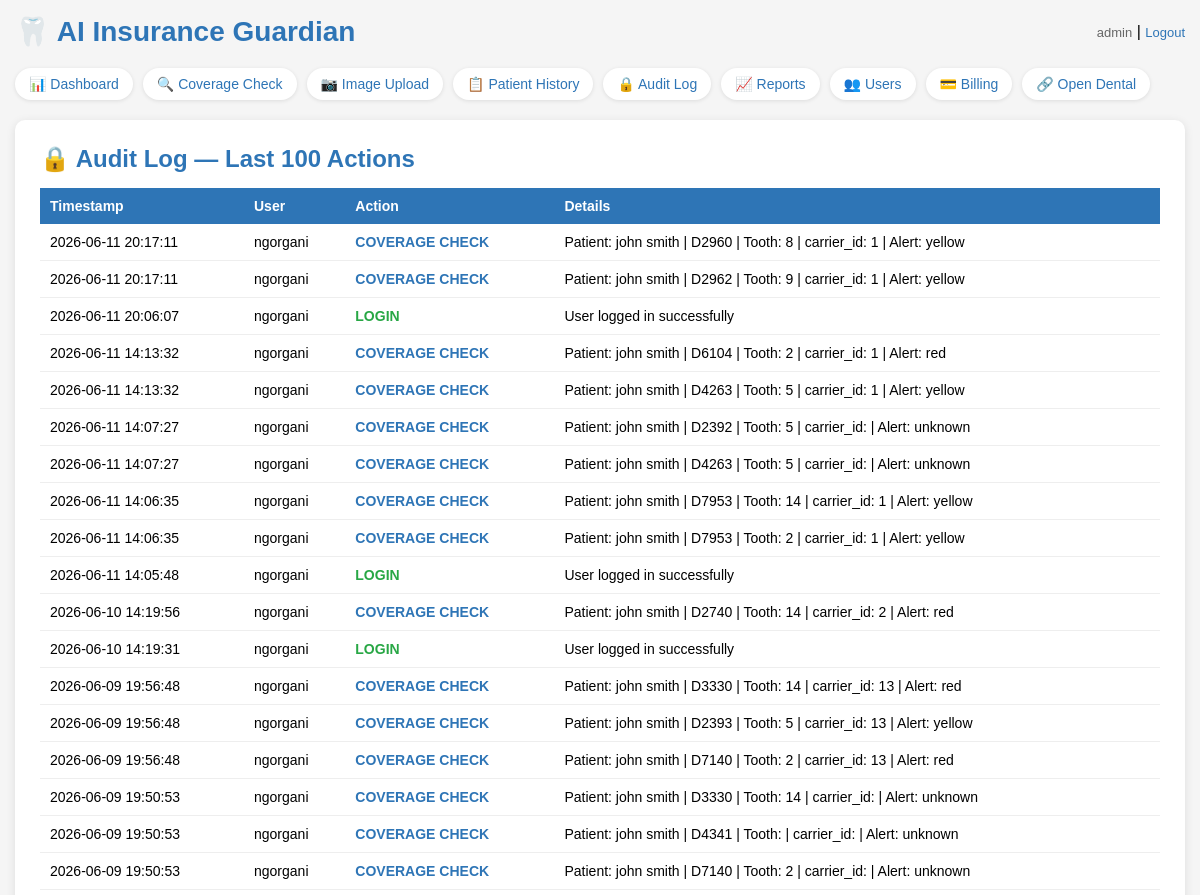
/audit (signed in, upper part), run on an earlier commit of the app's database.
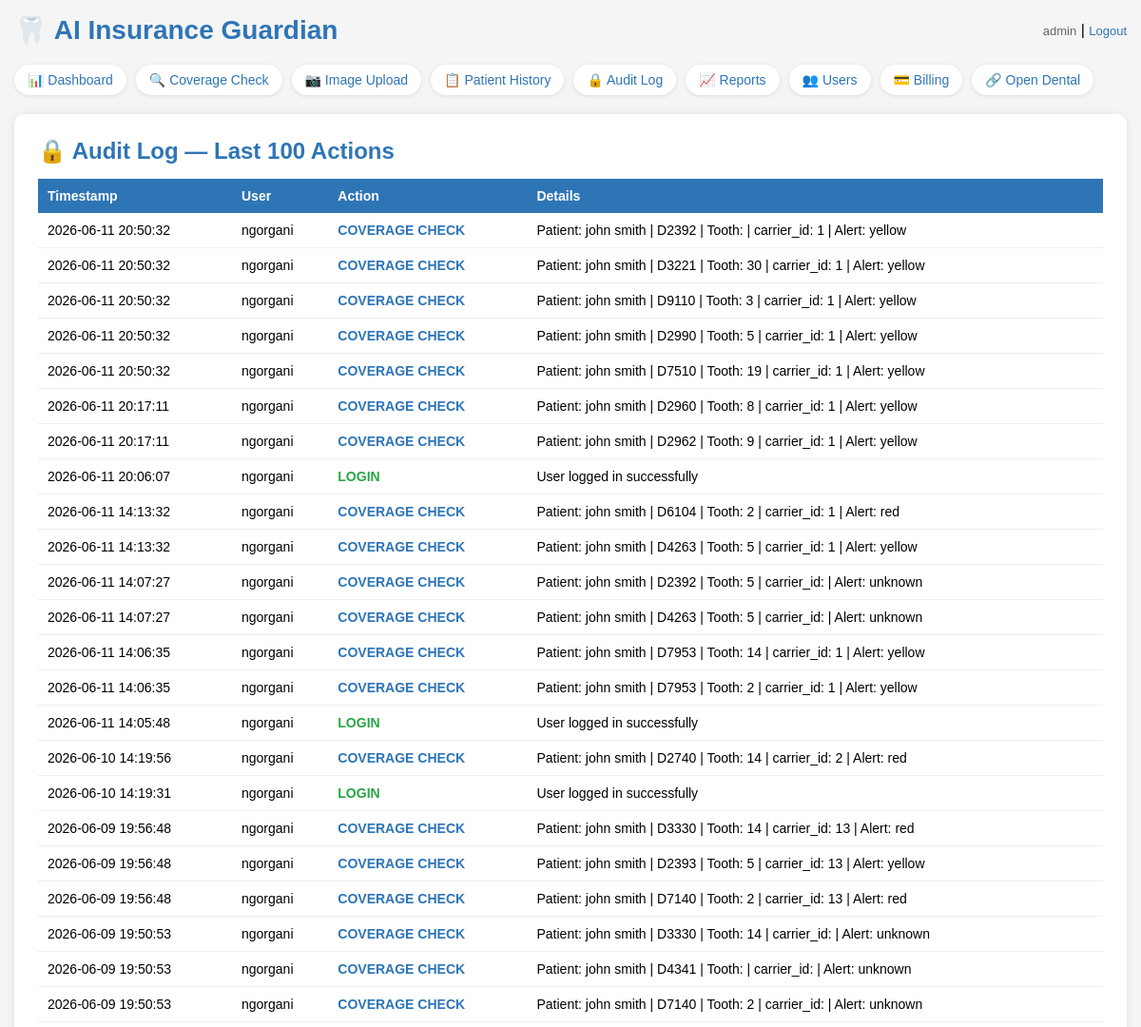
And on a later commit of the database.
### tables this page shows
CREATE TABLE users (
            id INTEGER PRIMARY KEY,
            username TEXT UNIQUE NOT NULL,
            password TEXT NOT NULL,
            role TEXT DEFAULT 'staff'
        , pod TEXT DEFAULT NULL, year_level TEXT DEFAULT NULL, full_name TEXT DEFAULT NULL);

CREATE TABLE audit_log (id INTEGER PRIMARY KEY, username TEXT, action TEXT, details TEXT, timestamp TEXT);

### app.py (the view)
@app.route("/audit")
@login_required
def audit():
    conn = get_db()
    cursor = conn.cursor()
    cursor.execute("SELECT * FROM audit_log ORDER BY timestamp DESC LIMIT 100")
    records = cursor.fetchall()
    conn.close()
    return render_template("audit.html", records=records)

### app.py (called while the page is built)
def get_db():
    conn = sqlite3.connect("insurance_guardian.db")
    conn.row_factory = sqlite3.Row
    return conn

@login_manager.user_loader
def load_user(user_id):
    conn = get_db()
    cursor = conn.cursor()
    cursor.execute("SELECT id, username, role, pod, year_level, full_name FROM users WHERE id = ?", (user_id,))
    row = cursor.fetchone()
    conn.close()
    if row:
        return User(row[0], row[1], row[2], row[3], row[4], row[5])
    return None

### templates/audit.html (shortened to what this page needs)
<!DOCTYPE html>
<html>
<head>
</head>
<body>
    <div class="header">
        <h1>🦷 AI Insurance Guardian</h1>
        <div>
            <span class="user-info">{{ current_user.username }}</span> |
            <a href="/logout" class="logout">Logout</a>
        </div>
    </div>
    <div class="nav">
        <a href="/dashboard" class="active">📊 Dashboard</a>
        <a href="/">🔍 Coverage Check</a>
        <a href="/upload">📷 Image Upload</a>
        <a href="/history">📋 Patient History</a>
        <a href="/audit">🔒 Audit Log</a>
        <a href="/reports">📈 Reports</a>
        <a href="/users">👥 Users</a>
        <a href="/billing">💳 Billing</a>
        <a href="/opendental">🔗 Open Dental</a>
    </div>
    <div class="results-box">
        <h2>🔒 Audit Log — Last 100 Actions</h2>
        <table>
            <tr>
                <th>Timestamp</th>
                <th>User</th>
                <th>Action</th>
                <th>Details</th>
            </tr>
            {% for record in records %}
            <tr>
                <td>{{ record[4] }}</td>
                <td>{{ record[1] }}</td>
                <td>
                    {% if record[2] == 'LOGIN' %}<span class="action-login">LOGIN</span>
                    {% elif record[2] == 'LOGOUT' %}<span class="action-logout">LOGOUT</span>
                    {% elif record[2] == 'COVERAGE_CHECK' %}<span class="action-check">COVERAGE CHECK</span>
                    {% elif record[2] == 'FAILED_LOGIN' %}<span class="action-failed">FAILED LOGIN</span>
                    {% else %}{{ record[2] }}{% endif %}
                </td>
                <td>{{ record[3] }}</td>
            </tr>
            {% endfor %}
        </table>
    </div>
</body>
</html>

### templates/audit.html (style rules this page uses)
* { box-sizing: border-box; margin: 0; padding: 0; }
body { font-family: Arial, sans-serif; background-color: #f5f5f5; padding: 15px; }
.header { display: flex; justify-content: space-between; align-items: center; margin-bottom: 20px; flex-wrap: wrap; gap: 10px; }
h1 { color: #2E75B6; font-size: clamp(20px, 4vw, 28px); }
.nav { display: flex; flex-wrap: wrap; gap: 10px; margin-bottom: 20px; }
.nav a { color: #2E75B6; text-decoration: none; font-size: 14px; background: white; padding: 8px 14px; border-radius: 20px; box-shadow: 0 1px 4px rgba(0,0,0,0.1); }
.user-info { color: #666; font-size: 13px; }
.logout { color: #2E75B6; text-decoration: none; font-size: 13px; }
.results-box { background: white; padding: 25px; border-radius: 10px; box-shadow: 0 2px 10px rgba(0,0,0,0.1); }
.results-box h2 { color: #2E75B6; margin-bottom: 15px; }
table { width: 100%; border-collapse: collapse; font-size: 14px; }
th { background: #2E75B6; color: white; padding: 10px; text-align: left; }
td { padding: 10px; border-bottom: 1px solid #eee; }
.action-login { color: #28a745; font-weight: bold; }
.action-check { color: #2E75B6; font-weight: bold; }

What changed in the data, as far as the page shows it:
added audit_log: timestamp "2026-06-11 20:50:32", username "ngorgani", action "COVERAGE CHECK", details "Patient: john smith | D2392 | Tooth: | carrier_id: 1 | Alert: yellow"
added audit_log: timestamp "2026-06-11 20:50:32", username "ngorgani", action "COVERAGE CHECK", details "Patient: john smith | D3221 | Tooth: 30 | carrier_id: 1 | Alert: yellow"
added audit_log: timestamp "2026-06-11 20:50:32", username "ngorgani", action "COVERAGE CHECK", details "Patient: john smith | D9110 | Tooth: 3 | carrier_id: 1 | Alert: yellow"
added audit_log: timestamp "2026-06-11 20:50:32", username "ngorgani", action "COVERAGE CHECK", details "Patient: john smith | D2990 | Tooth: 5 | carrier_id: 1 | Alert: yellow"
added audit_log: timestamp "2026-06-11 20:50:32", username "ngorgani", action "COVERAGE CHECK", details "Patient: john smith | D7510 | Tooth: 19 | carrier_id: 1 | Alert: yellow"
